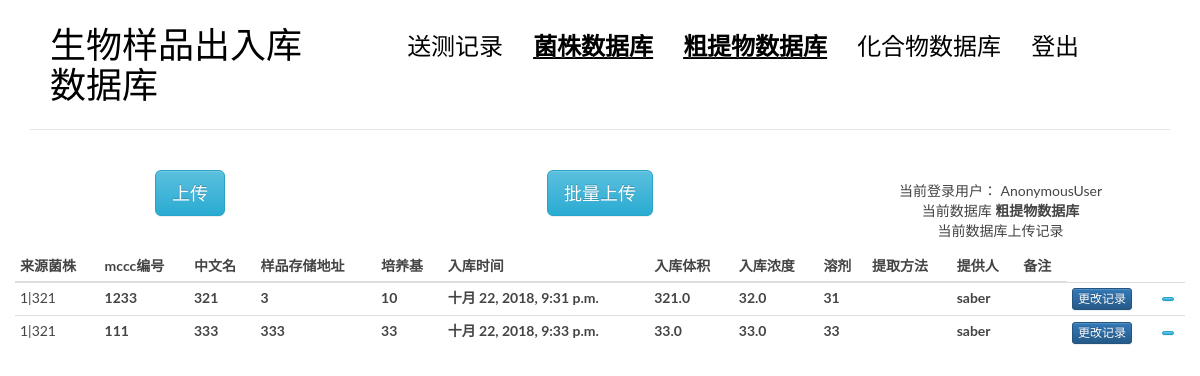
The page /bact/bact2cru/1 on the database its author committed.
### blog/models.py (models this page shows, shortened)
class crudeex(models.Model): ##粗提物
    frombact = models.ForeignKey(bact) ##来源菌株  %%没有显示出来
    crunumber = models.CharField(max_length = 50) #粗提物编号，唯一
    mcccnumber = models.CharField(max_length = 50) #mccc编号
    chinesename = models.CharField(max_length = 200) #中文名
    recadd = models.CharField(max_length = 100)#样品存储地址
    media = models.CharField(max_length = 200) #培养基
    entertime = models.DateTimeField(auto_now_add=True,editable = True) #入库时间
    entervol = models.FloatField() #入库体积
    entercol =  models.FloatField() #入库浓度
    solvent = models.CharField(max_length = 100) #溶剂
    exrmethod = models.CharField(max_length = 500, blank = True) #提取方法
    provider = models.ForeignKey(User) #提供人
    comment = models.CharField(max_length = 500, blank = True)

@python_2_unicode_compatible
class bact(models.Model):  #菌株
    bactnumber = models.CharField(max_length = 50,blank = False) #菌株保藏编号 输入
    sourcenum = models.CharField(max_length = 50, blank = True) #平台资源编号 输入
    genus = models.CharField(max_length = 200,blank = False) #属名 输入
    species = models.CharField(max_length = 200,blank = False) #种名 输入
    chinesename = models.CharField(max_length = 200, blank = True) #中文名 输入
    recadd = models.CharField(max_length = 100,blank = False)#样品存储地址 输入
    orinum = models.CharField(max_length = 100, blank = True) #原始资源编号 输入
    history = models.CharField(max_length = 100, blank = True) #来源历史 输入
    storetime = models.DateTimeField(auto_now_add=True,editable = True) #收藏时间
    media = models.CharField(max_length = 50,blank = False) #培养基编号 输入
    getmet = models.CharField(max_length = 100,blank = False) #获取途径 输入
    upload = models.ForeignKey(User, null = True)#保藏人
    modbact = models.CharField(max_length = 50, blank = True)#模式菌株 输入
    mianuse = models.CharField(max_length = 100, blank = True) #主要用途 输入
    danger = models.CharField(max_length = 100, blank = True) #生物危害程度 输入
    comment = models.CharField(max_length = 500, blank = True) #输入
    def __str__(self):
        return self.bactnumber + '|' + self.chinesename

### blog/bact.py (the view)
# urls.py: url(r'^bact/bact2cru/(\d+)$', views.bact2cru, name='bact2cru'),
def bact2cru(request, bactid):
    bacts = bact.objects.get(id = bactid)
    lists = crudeex.objects.filter(frombact = bacts)
    return render(request, 'blog/crudeex.html', context = {'tests' : lists, 'msg' : -1} )

### blog/templatetags/blog_tags.py (called while the page is built)
@register.simple_tag
def get_all_bact():
    return bact.objects.all().order_by('-storetime')

### templates/blog/crudeex.html (shortened to what this page needs)
{% extends 'base.html' %}
{% load blog_tags %}
{%block main %}
<body>
    <div class="row">
        <div class="col-md-4 col-sm-5 col-xs-8">
            <center>
                <button class="btn btn-info btn-primary btn-lg" data-toggle="modal" data-target="#myModal">
                    上传
                </button>
            </center>
        </div>
        <div class="col-md-4 col-sm-5 col-xs-8">
            <center>
                <button class="btn btn-info btn-primary btn-lg" data-toggle="modal" data-target="#batchinput">
                    批量上传
                </button>
            </center>
        </div>
        <div class="col-md-4 col-sm-7 col-xs-4">
            <nav class="main-nav" role="navigation">
                <div class="collapse navbar-collapse" id="bs-example-navbar-collapse-1">
                        <ul class="list-unstyled text-center" >
                            <li>当前登录用户： {{request.user}}</li>
                            <li>当前数据库 <strong>粗提物数据库</strong></li>
                            <li>当前数据库上传记录 {{num}}</li>
                        </ul>
                </div>
            </nav>
        </div>
    </div>
    <div class="col-md-12 col-sm-7 col-xs-4">
    <table class="table table-hover table-condensed">
            <thead>
                <tr>
                    <th>来源菌株</th>
                    <th>mccc编号</th>
                    <th>中文名</th>
                    <th>样品存储地址</th>
                    <th>培养基</th>
                    <th>入库时间</th>
                    <th>入库体积</th>
                    <th>入库浓度</th>
                    <th>溶剂</th>
                    <th>提取方法</th>
                    <th>提供人</th>
                    <th>备注</th>
                </tr>
            </thead>
            <tbody>
                    {% for crudeex in tests %}
                    {% if request.user == crudeex.provider %}
                    <tr class="row1 success"   data-frombact = "{{crudeex.frombact.id}}"
                    data-whatever = "{{crudeex.id}}" data-mcccnumber = "{{crudeex.mcccnumber}}" data-chinesename = "{{crudeex.chinesename}}"
                    data-recadd = "{{crudeex.recadd}}" data-media = "{{crudeex.media}}" data-entervol = "{{crudeex.entervol}}"
                    data-entercol = "{{crudeex.entercol}}"  data-solvent = "{{crudeex.solvent}}"  data-exrmethod = "{{crudeex.exrmethod}}"
                    data-comment = "{{crudeex.comment}}" >
                    {% else %}
                    <tr class="row1" data-frombact = "{{crudeex.frombact.id}}"
                    data-whatever = "{{crudeex.id}}" data-mcccnumber = "{{crudeex.mcccnumber}}" data-chinesename = "{{crudeex.chinesename}}"
                    data-recadd = "{{crudeex.recadd}}" data-media = "{{crudeex.media}}" data-entervol = "{{crudeex.entervol}}"
                    data-entercol = "{{crudeex.entercol}}"  data-solvent = "{{crudeex.solvent}}"  data-exrmethod = "{{crudeex.exrmethod}}"
                    data-comment = "{{crudeex.comment}}">
                    {% endif %}
                            <td class = "field-frombact">{{crudeex.frombact}}</td>
                            <th class = "field-mcccnumber"> {{crudeex.mcccnumber}}</th>
                            <th class = "field-chinesename">{{crudeex.chinesename}}</th>
                            <th class = "field-recadd">{{crudeex.recadd}}</th>
                            <th class = "field-media">{{crudeex.media}}</th>
                            <th class = "field-entertime">{{crudeex.entertime}}</th>
                            <th class = "field-entervol">{{crudeex.entervol}}</th>
                            <th class = "field-entercol">{{crudeex.entercol}}</th>
                            <th class = "field-solvent">{{crudeex.solvent}}</th>
                            <th class = "field-exrmethod">{{crudeex.exrmethod}}</th>
                            <th class = "field-provider">{{crudeex.provider}}</th>
                            <th class = "field-comment">{{crudeex.comment}}</th>
                            <th><button type="button" class="btn btn-primary btn-xs"  data-toggle="modal" data-target="#alter" >更改记录</button></th>
                            <th><button type="button" class="btn  btn-info btn-xs"><a href="{% url 'blog:cru2cpd' crudeex.id %}">{{crudeex.num_cpd}}</a></button></th>
                    </tr>
                    {% empty %}
                      <div class="row1">null</div>
                    {% endfor %}
            </tbody>
        </table>
    </div>
                            {% get_all_bact as bact_list %}
                                {% get_all_bact as bact_list %}
</body>
{% endblock main %}

### blog/static/blog/css/custom.css (style rules this page uses)
* { outline: none; }
body { color: #444; font-family: 'Lato', sans-serif; }
.main-nav { margin-top: 11px; max-width: 95%; }

### rows shown on the page
crudeex: frombact "1|321", mcccnumber "1233", chinesename "321", recadd "3", media "10", entertime "十月 22, 2018, 9:31 p.m.", entervol "321.0", entercol "32.0", solvent "31", provider "saber"
crudeex: frombact "1|321", mcccnumber "111", chinesename "333", recadd "333", media "33", entertime "十月 22, 2018, 9:33 p.m.", entervol "33.0", entercol "33.0", solvent "33", provider "saber"

### other values the page prints
{{ request.user }} "AnonymousUser"
